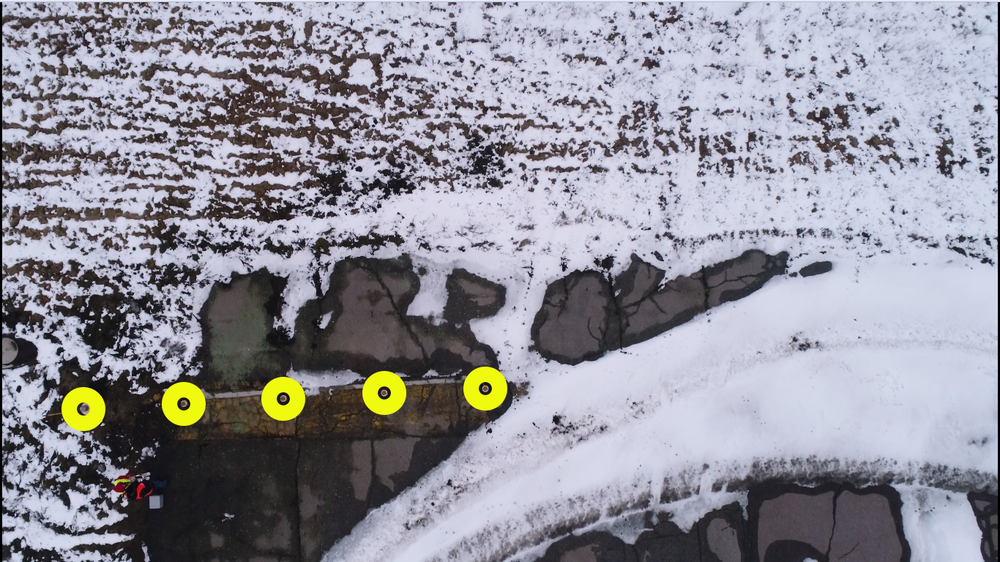
#> input picture YELLOW.png, 1000 x 562 px, shrunk from 1366 x 768 before the run, found by its file name
$ python 'Yellow circles detection.py'
#> lines starting #> are read from the running program, lines starting #| are printed output that depends on the picture; after the words box and inside, x2 and y2 are one past the last pixel; in counts of white or black regions, pixels touching at a corner belong together; long printed decimals are rounded
import cv2
import numpy as np
import matplotlib.pyplot as plt
from skimage import io, measure


img = io.imread('E:\Programming\PythonProjects\PythonFiles\YELLOW.png')
#> img is the input picture: shape (562, 1000, 3); mean R, G, B 145, 144.6, 154.4

lower = np.array([29, 200, 200])
upper = np.array([31, 255, 255])

hsv = cv2.  cvtColor(img, cv2.COLOR_RGB2HSV)
#> hsv: shape (562, 1000, 3); mean H, S, V 112, 32.5, 158.8
mask = cv2.inRange(hsv, lower, upper)
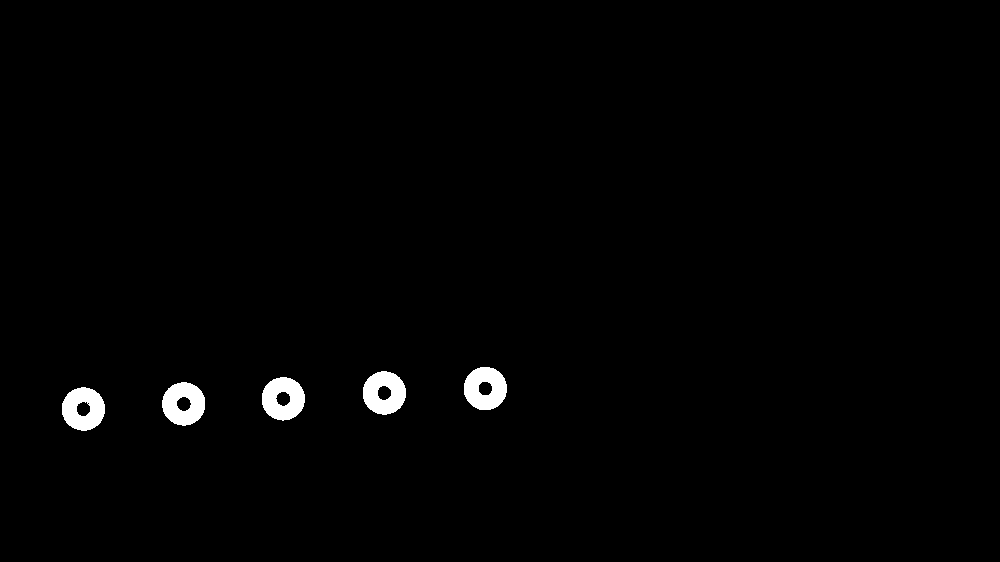
#> mask: shape (562, 1000); 1.2% white; 5 white regions, box (x1, y1, x2, y2) and area: (363, 371, 406, 415) 1336, (464, 367, 507, 410) 1334, (62, 387, 105, 431) 1333, (262, 377, 305, 421) 1332, (162, 382, 205, 426) 1330


from scipy import ndimage as nd
closed_mask = nd.binary_closing(mask, np.ones((7, 7)))
#> closed_mask: shape (562, 1000) bool; 1.2% white; 5 white regions, box (x1, y1, x2, y2) and area: (363, 371, 406, 415) 1356, (62, 387, 105, 431) 1355, (262, 377, 305, 421) 1347, (464, 367, 507, 410) 1345, (162, 382, 205, 426) 1345


label_image = measure.label(closed_mask)
#> label_image: shape (562, 1000) int32; 6 distinct labels, from 0 to 5
plt.imshow(label_image)

from skimage.color import label2rgb
image_label_overlay = label2rgb(label_image, image = img)
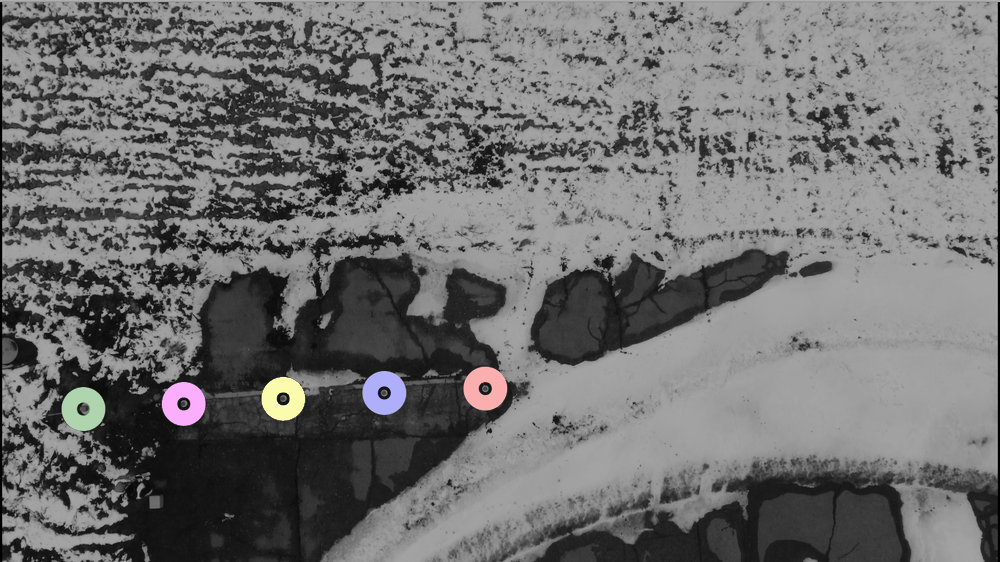
#> image_label_overlay: shape (562, 1000, 3) float64; mean R, G, B 0.438, 0.437, 0.437
plt.imshow(image_label_overlay)

props = measure.regionprops_table(label_image, img,
                                  properties=['label',
                                              'area', 'equivalent_diameter',
                                              'solidity'])
#> props = {'label': [1, 2, 3, 4, 5], 'area': [1345, 1356, 1347, 1345, 1355], 'equivalent_diameter': [41.38, 41.55, 41.41, 41.38, 41.54], 'solidity': [0.895, 0.894, 0.891, 0.889, 0.895]}

import pandas as pd
df = pd.DataFrame(props)
#> df = table of 5 rows and 4 columns
print(df.head())
#|    label    area  equivalent_diameter  solidity
#| 0      1  1345.0            41.382  0.8955
#| 1      2  1356.0            41.551  0.8939
#| 2      3  1347.0            41.413  0.8909
#| 3      4  1345.0            41.382  0.889
#| 4      5  1355.0            41.536  0.895
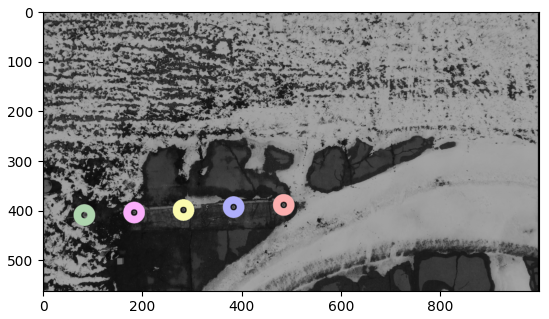
#> figure drawn by matplotlib, 1 panel
